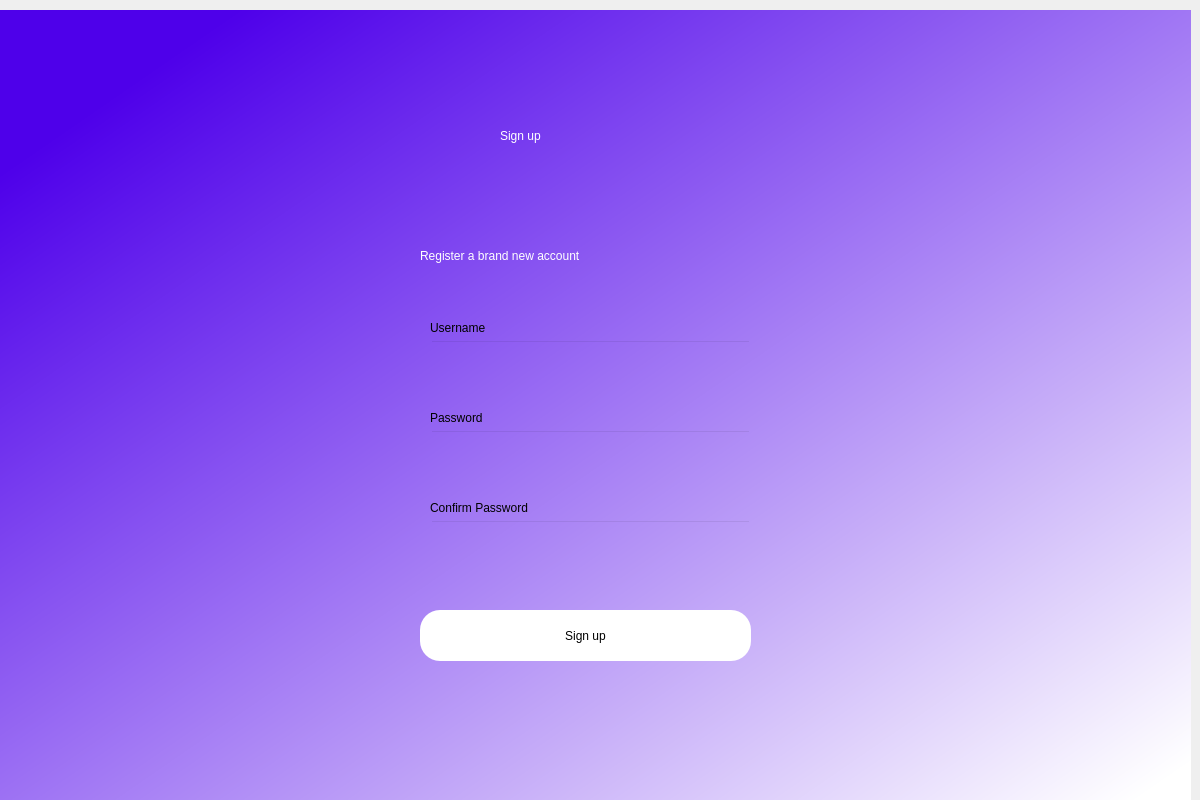
<?xml version="1.0" encoding="UTF-8"?>
<ui version="4.0">
 <class>Dialog</class>
 <widget class="QDialog" name="Dialog">
  <property name="geometry">
   <rect>
    <x>0</x>
    <y>0</y>
    <width>1200</width>
    <height>800</height>
   </rect>
  </property>
  <property name="windowTitle">
   <string>Dialog</string>
  </property>
  <widget class="QWidget" name="bgwidget" native="true">
   <property name="geometry">
    <rect>
     <x>0</x>
     <y>10</y>
     <width>1191</width>
     <height>791</height>
    </rect>
   </property>
   <property name="styleSheet">
    <string notr="true">QWidget#bgwidget{
background-color:qlineargradient(spread:pad, x1:0.084, y1:0.119318, x2:0.975, y2:0.971, stop:0 rgba(78, 0, 234, 255), stop:1 rgba(255, 255, 255, 255));}</string>
   </property>
   <widget class="QLabel" name="label">
    <property name="geometry">
     <rect>
      <x>500</x>
      <y>90</y>
      <width>201</width>
      <height>71</height>
     </rect>
    </property>
    <property name="styleSheet">
     <string notr="true">font: 36pt &quot;MS Shell Dlg 2&quot;; color:rgb(255, 255, 255)</string>
    </property>
    <property name="text">
     <string>Sign up</string>
    </property>
   </widget>
   <widget class="QLabel" name="label_2">
    <property name="geometry">
     <rect>
      <x>420</x>
      <y>220</y>
      <width>391</width>
      <height>51</height>
     </rect>
    </property>
    <property name="styleSheet">
     <string notr="true">font: 16pt &quot;MS Shell Dlg 2&quot;;color:rgb(255, 255, 255)</string>
    </property>
    <property name="text">
     <string>Register a brand new account</string>
    </property>
   </widget>
   <widget class="QPushButton" name="signup">
    <property name="geometry">
     <rect>
      <x>420</x>
      <y>600</y>
      <width>331</width>
      <height>51</height>
     </rect>
    </property>
    <property name="styleSheet">
     <string notr="true">border-radius: 20px;

font: 14pt &quot;MS Shell Dlg 2&quot;;
color: rgb(0, 0, 0);
background-color: rgb(255, 255, 255);</string>
    </property>
    <property name="text">
     <string>Sign up</string>
    </property>
   </widget>
   <widget class="QLineEdit" name="usernamefield">
    <property name="geometry">
     <rect>
      <x>430</x>
      <y>330</y>
      <width>321</width>
      <height>41</height>
     </rect>
    </property>
    <property name="styleSheet">
     <string notr="true">background-color: rgba(0,0,0,0);
font: 12pt &quot;MS Shell Dlg 2&quot;;</string>
    </property>
   </widget>
   <widget class="QLineEdit" name="passwordfield">
    <property name="geometry">
     <rect>
      <x>430</x>
      <y>420</y>
      <width>321</width>
      <height>41</height>
     </rect>
    </property>
    <property name="styleSheet">
     <string notr="true">background-color: rgba(0,0,0,0);
font: 12pt &quot;MS Shell Dlg 2&quot;;</string>
    </property>
   </widget>
   <widget class="QLabel" name="label_3">
    <property name="geometry">
     <rect>
      <x>430</x>
      <y>310</y>
      <width>81</width>
      <height>16</height>
     </rect>
    </property>
    <property name="styleSheet">
     <string notr="true">font: 10pt &quot;MS Shell Dlg 2&quot;;</string>
    </property>
    <property name="text">
     <string>Username</string>
    </property>
   </widget>
   <widget class="QLabel" name="label_4">
    <property name="geometry">
     <rect>
      <x>430</x>
      <y>400</y>
      <width>81</width>
      <height>16</height>
     </rect>
    </property>
    <property name="styleSheet">
     <string notr="true">font: 10pt &quot;MS Shell Dlg 2&quot;;</string>
    </property>
    <property name="text">
     <string>Password</string>
    </property>
   </widget>
   <widget class="QLabel" name="error">
    <property name="geometry">
     <rect>
      <x>430</x>
      <y>560</y>
      <width>321</width>
      <height>21</height>
     </rect>
    </property>
    <property name="styleSheet">
     <string notr="true">font: 12pt &quot;MS Shell Dlg 2&quot;;
color:red;</string>
    </property>
    <property name="text">
     <string/>
    </property>
   </widget>
   <widget class="QLineEdit" name="confirmpasswordfield">
    <property name="geometry">
     <rect>
      <x>430</x>
      <y>510</y>
      <width>321</width>
      <height>41</height>
     </rect>
    </property>
    <property name="styleSheet">
     <string notr="true">background-color: rgba(0,0,0,0);
font: 12pt &quot;MS Shell Dlg 2&quot;;</string>
    </property>
   </widget>
   <widget class="QLabel" name="label_9">
    <property name="geometry">
     <rect>
      <x>430</x>
      <y>490</y>
      <width>141</width>
      <height>16</height>
     </rect>
    </property>
    <property name="styleSheet">
     <string notr="true">font: 10pt &quot;MS Shell Dlg 2&quot;;</string>
    </property>
    <property name="text">
     <string>Confirm Password</string>
    </property>
   </widget>
  </widget>
 </widget>
 <resources/>
 <connections/>
</ui>
